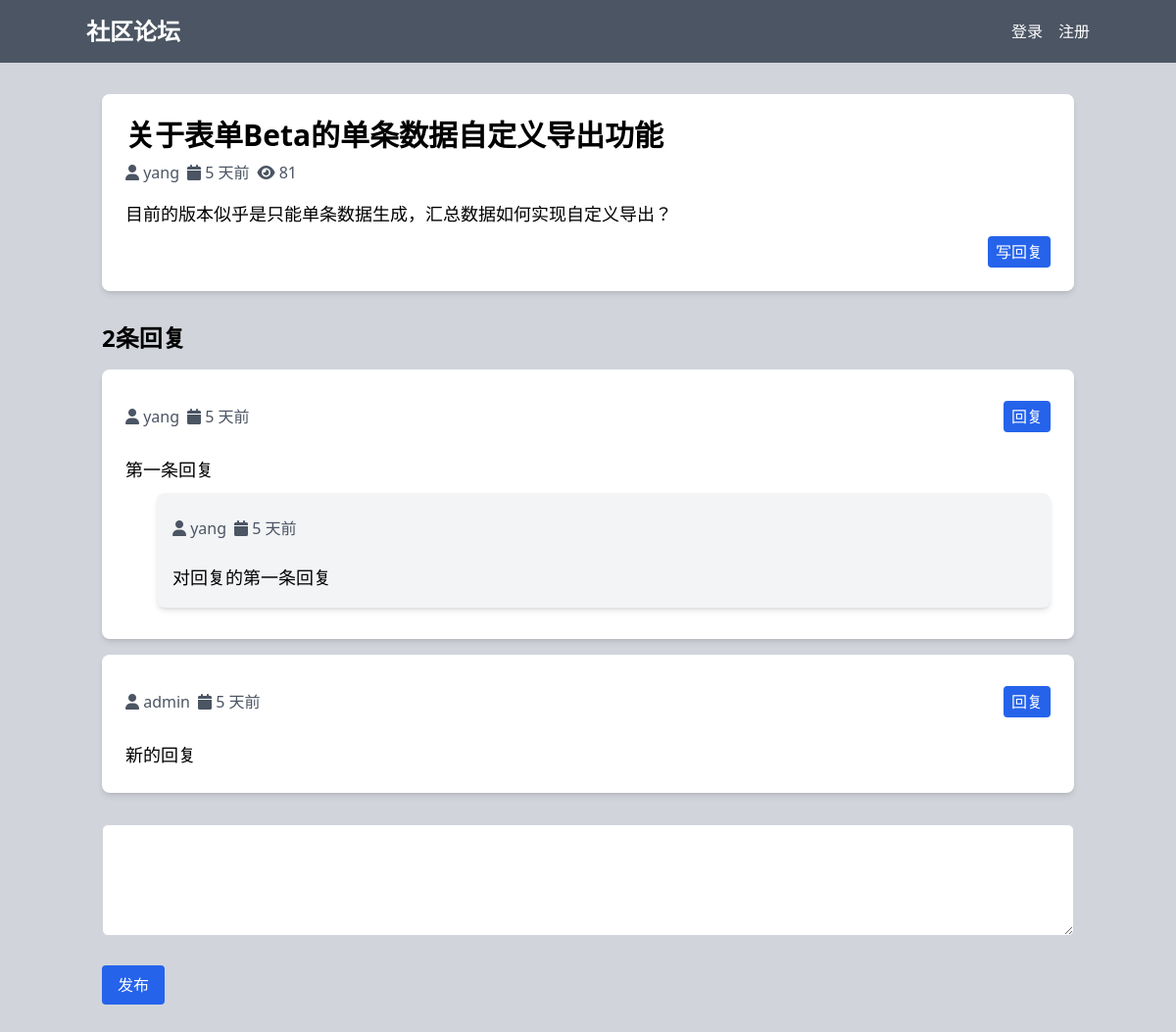
/community_app/post/1/, run on the app's committed database.
### community_app/models.py (models this page shows, shortened)
class Post(models.Model):
    title = models.CharField(max_length=200, verbose_name="标题")
    content = models.TextField(verbose_name="内容")
    author = models.ForeignKey(settings.AUTH_USER_MODEL, on_delete=models.CASCADE, verbose_name="作者")
    created_at = models.DateTimeField(auto_now_add=True, verbose_name="创建时间")
    updated_at = models.DateTimeField(auto_now=True, verbose_name="更新时间")
    views = models.PositiveIntegerField(default=0, verbose_name="浏览量")
    category = models.ForeignKey(Category, on_delete=models.SET_NULL, null=True, verbose_name="分类")
    attachments = models.ManyToManyField(Attachment, through='PostAttachment')
    class Meta:
        verbose_name = "帖子"
        verbose_name_plural = "帖子"
        ordering = ['-created_at']
    def increase_views(self):
        self.views += 1
        self.save(update_fields=['views'])

class Comment(models.Model):
    post = models.ForeignKey(Post, on_delete=models.CASCADE, related_name='comments')
    author = models.ForeignKey(settings.AUTH_USER_MODEL, on_delete=models.CASCADE)
    content = models.TextField(verbose_name="")
    created_at = models.DateTimeField(auto_now_add=True)
    parent_comment = models.ForeignKey('self', on_delete=models.CASCADE, null=True, blank=True, related_name='replies')
    attachments = models.ManyToManyField(Attachment, through='CommentAttachment')

### account/models.py (models this page shows, shortened)
class User(AbstractUser):
    ROLES = (
        ('admin', '管理员'),
        ('user', '普通用户'),
    )
    role = models.CharField(max_length=10, choices=ROLES, default='user')
    class Meta:
        verbose_name = '用户'
        verbose_name_plural = '用户'

### community_app/views.py (the view, shortened to what this page needs)
# urls.py: path('post/<int:pk>/', views.post_detail, name='post-detail'),
def post_detail(request, pk):
    post = get_object_or_404(Post, pk=pk)
    post.increase_views()
    post = date_handler(post)
    top_level_comments = Comment.objects.filter(post=post, parent_comment__isnull=True)
    top_level_comments = date_handler(top_level_comments)
    form_textinput = CommentForm(input_type='textinput')
    form_textarea = CommentForm(input_type='textarea')
    context = {
        'post': post,
        'form_textinput': form_textinput,
        'form_textarea': form_textarea,
        'top_level_comments': top_level_comments,
        'comment_count': len(top_level_comments),
    }
    return render(request, 'community/post_detail.html', context)

### community_app/forms.py
class CommentForm(forms.ModelForm):
    class Meta:
        model = Comment
        fields = ['content', 'attachments']
        widgets = {
            'content': forms.TextInput(attrs={
                'class': 'border border-gray-300 rounded-md p-2 w-full focus:ring-blue-500 focus:border-blue-500'
            }),
        }
    def __init__(self, *args, **kwargs):
        input_type = kwargs.pop('input_type', 'default')
        super().__init__(*args, **kwargs)
        if input_type == 'textarea':
            self.fields['content'].widget = forms.Textarea(attrs={
                'class': 'border border-gray-300 rounded-md p-2 w-full focus:ring-blue-500 focus:border-blue-500',
                'rows': 4  # 设置行数
            })
        else:
            self.fields['content'].widget = forms.TextInput(attrs={
                'class': 'border border-gray-300 rounded-md p-2 w-full focus:ring-blue-500 focus:border-blue-500'
            })

### community_app/templates/community/post_detail.html (shortened to what this page needs)
{% extends 'base.html' %}
{% block content %}
    <div class="container mx-auto py-8 px-4">
        <div class="bg-white shadow-md rounded-lg p-6">
            <h1 class="text-3xl font-bold mb-2">{{ post.title }}</h1>
            <div class="flex items-center text-gray-600 mb-4">
                <span class="mr-2"><i class="fa-solid fa-user"></i>  {{ post.author }}</span>
                <span class="mr-2"><i class="fa-solid fa-calendar"></i>  {{ post.display_time }}</span>
                <span><i class="fa-solid fa-eye"></i> {{ post.views }}</span>
            </div>
            <p class="text-lg leading-relaxed">{{ post.content }}</p>
             <div class="relative h-10">
            <button id="write-reply-btn" class="absolute bottom-0 right-0 bg-blue-600 text-white py-1 px-2 rounded hover:bg-blue-700 focus:outline-none focus:ring-2 focus:ring-blue-500 focus:ring-opacity-50">写回复</button>
            </div>
        </div>
        <div class="mt-8">
            <h2 class="text-2xl font-bold mb-4">{{ comment_count }}条回复</h2>
            {% if top_level_comments %}
            <div class="space-y-4">
                {% for comment in top_level_comments %}
                    <div class="bg-white shadow-md rounded-lg p-6">
                        <div class="flex items-center text-gray-600 mt-2">
                            <span class="mr-2"><i class="fa-solid fa-user"></i> {{ comment.author }}</span>
                            <span><i class="fa-solid fa-calendar"></i> {{ comment.display_time }}</span>
                             {% if request.user.is_admin %}
                                <div class="flex ml-auto space-x-2">
                                    <button class="bg-red-600 text-white py-1 px-2 rounded hover:bg-red-700 focus:outline-none focus:ring-2 focus:ring-red-500 focus:ring-opacity-50">
                                        <a href="{% url 'delete-comment' comment_id=comment.id %}">删除</a>
                                    </button>
                                    <button class="bg-blue-600 text-white py-1 px-2 rounded hover:bg-blue-700 focus:outline-none focus:ring-2 focus:ring-blue-500 focus:ring-opacity-50" onclick="toggleReplyForm(this, '{{ comment.id }}')">回复</button>
                                </div>
                            {% else %}
                                <button class="ml-auto bg-blue-600 text-white py-1 px-2 rounded hover:bg-blue-700 focus:outline-none focus:ring-2 focus:ring-blue-500 focus:ring-opacity-50" onclick="toggleReplyForm(this, '{{ comment.id }}')">回复</button>
                            {% endif %}
                        </div>
                        <br/>
                        <p class="text-lg leading-relaxed">{{ comment.content }}</p>
                        {% for reply in comment.replies_ %}
                        <div class="bg-gray-100 shadow-md rounded-lg p-4 my-2 ml-8">
                            <div class="flex items-center text-gray-600 mt-2">
                                <span class="mr-2"><i class="fa-solid fa-user"></i> {{ reply.author }}</span>
                                <span><i class="fa-solid fa-calendar"></i> {{ reply.display_time }}</span>
                            </div>
                            <br/>
                            <p class="text-lg leading-relaxed">{{ reply.content }}</p>
                            </div>
                        {% endfor %}
                    </div>
                {% endfor %}
            </div>
            {% else %}
            <p class="text-gray-600">暂无回复</p>
            {% endif %}
            <div class="mt-8" id="add-comment-heading">
               <form method="post" enctype="multipart/form-data" class="reply-form">
                <div class="mb-6">
                    {{ form_textarea.content }}
                </div>
                <button type="submit" class="bg-blue-600 text-white py-2 px-4 rounded hover:bg-blue-700 focus:outline-none focus:ring-2 focus:ring-blue-500 focus:ring-opacity-50">发布</button>
             </form>
            </div>
        </div>
    </div>
{% endblock %}

### community_app/templates/base.html (shortened to what this page needs)
<!DOCTYPE html>
<html lang="en">
<head>
    <script src="https://cdn.tailwindcss.com"></script>
    <link href="https://cdnjs.cloudflare.com/ajax/libs/font-awesome/6.7.2/css/all.min.css" rel="stylesheet">
    {% load static %}
    <link rel="stylesheet" href="{% static 'community/css/styles.css' %}">
</head>
<body class="bg-gray-300 font-sans">
    <nav class="bg-gray-600 p-4 text-white">
        <div class="container mx-auto flex justify-between items-center">
            <a href="{% url 'post-list' %}" class="text-2xl font-bold">社区论坛</a>
            {% if user.is_authenticated %}
                <div class="flex items-center">
                    <div class="relative ml-4">
                        <button id="dropdownButton" class=" text-white px-4 py-2 rounded-md hover:bg-blue-500 focus:outline-none focus:ring-2 focus:ring-blue-400">
                            欢迎, {{ user.username }}! <i class="fa-solid fa-caret-down"></i>
                        </button>
                        <div id="dropdownContent" class="dropdown-content absolute right-0 mt-2 w-40 bg-white rounded-md shadow-lg overflow-hidden">
                            <a href="{% url 'logout' %}" class="block px-4 py-2 text-gray-800 hover:bg-gray-100">登出</a>
                        </div>
                    </div>
                </div>
            {% else %}
                <a href="{% url 'login' %}" class = "ml-auto mx-4">登录</a>
                <a href="{% url 'register' %}">注册</a>
            {% endif %}
        </div>
    </nav>
    {% block content %}
    {% endblock %}
</body>
</html>

### data on the page
Post: title "关于表单Beta的单条数据自定义导出功能", author "yang", display_time "5 天前", views "81", content "目前的版本似乎是只能单条数据生成，汇总数据如何实现自定义导出？"
Comment: author "yang", display_time "5 天前", content "第一条回复"
Comment: author "yang", display_time "5 天前", content "对回复的第一条回复"
Comment: author "admin", display_time "5 天前", content "新的回复"

### other printed values
{{ comment_count }} "2"
